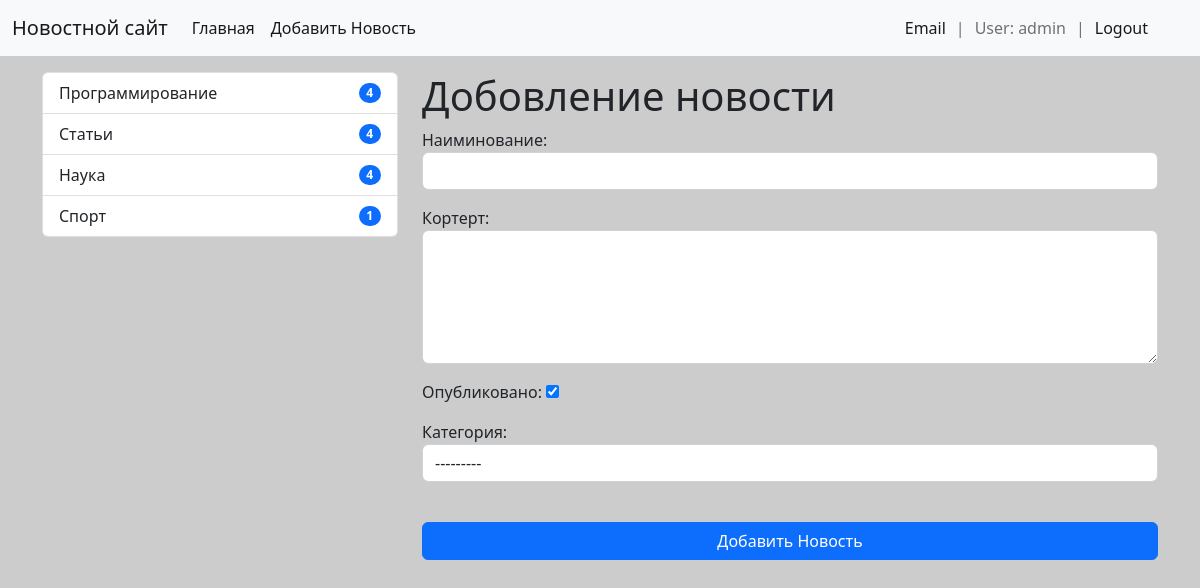
The app's page /news/add-news/ (signed in) with its own data.
### news/models.py (models this page shows)
class Category(models.Model):
    title = models.CharField(max_length=150, db_index=True, verbose_name='Категории')#индексирует это поля для быстрого его поиска
    def  get_absolute_url(self):
        return reverse('category', kwargs={'category_id': self.pk})
    def __str__(self) -> str:
        return self.title
    class Meta:
        verbose_name = 'Категория'
        verbose_name_plural = 'Категории'
        ordering = ['title']

### news/views.py (the view)
# urls.py: path('news/add-news/', CreateNews.as_view(), name='add_news'),
class CreateNews(LoginRequiredMixin,CreateView):
    form_class = NewsForm
    template_name = 'news/add_forms.html'
    login_url = '/admin/' # при вводе ссылки доб. нов. будет выдав форму для фвториз.

### news/forms.py (shortened to what this page needs)
class NewsForm(forms.ModelForm):
    class Meta:
        model = News
        fields = ['title', 'content', 'is_published','category' ]
        widgets = {
            'title': forms.TextInput(attrs={'class':'form-control'}),
            'content': forms.Textarea(attrs={
                'class':'form-control',
                 'rows': 5}
                ),
            'category': forms.Select(attrs={'class':'form-control'})
        }

### news/templatetags/news_tags.py (called while the page is built)
@register.inclusion_tag('news/list_categories.html') #указ. путь к коду
def show_categories():
    categories = Category.objects.annotate(cnt=Count('news',F('news__is_published'))).filter(cnt__gt=0)#F('news__is_published') для показа только те которые в админке показыв
    return {'categories':categories}

### news/templates/news/add_forms.html (shortened to what this page needs)
{% extends 'base.html' %}
{% block sidebar %}
{% include 'incl/_sidbar.html' %}
{% endblock %}
{% block content %}
<h1>Добовление новости</h1>
<form action="{% url 'add_news' %}" method="POST">
  {{ form.as_p }}
  <br />
  <button type="submit" class="btn btn-primary btn-block">
    Добавить Новость
  </button>
</form>
{% endblock %}

### templates/incl/_nav.html (shortened to what this page needs)
<nav class="navbar navbar-expand-lg bg-light">
  <div class="container-fluid">
    <a class="navbar-brand" href="/">Новостной сайт</a>
    <div class="collapse navbar-collapse" id="navbarSupportedContent">
      <ul class="navbar-nav me-auto mb-2 mb-lg-0">
        <li class="nav-item">
          <a class="nav-link active" aria-current="page" href="{% url 'home' %}"
            >Главная</a
          >
        </li>
        {% if request.user.is_authenticated %}
        <li class="nav-item">
          <a
            class="nav-link active"
            aria-current="page"
            href="{% url 'add_news' %}"
            >Добавить Новость</a
          >
        </li>
        {% endif %}
      </ul>
      <span class="navbar-text">
        {% if request.user.is_authenticated %}
        <a href="{% url 'email'  %}"> Email</a> |
        <p>User: {{ user.username }}</p>
        | <a href="{% url 'logout'  %}"> Logout</a>
        {% else %}
        <a href="{% url 'register'  %}">Registration</a> |
        <a href="{% url 'login'  %}">Login</a>
        {% endif %}
      </span>
    </div>
  </div>
</nav>

### news/templates/news/list_categories.html (shortened to what this page needs)
<div class="list-group">
  {% for item in categories %}
  <a
    href="{{ item.get_absolute_url }}"
    class="list-group-item d-flex justify-content-between align-items-center"
    >{{ item.title }}
    <span class="badge bg-primary rounded-pill">{{ item.cnt }}</span></a
  >
  {% endfor %}
</div>

### mysite/static/bcg_style/style.css (style rules this page uses)
body { background-color: #ccc; }
.btn-block { position: 15px; width: 100%; display: inline-block; text-align: center; }
.navbar-text { display: flex; align-items: center; justify-content: center; margin-right: 30px; }
.navbar-text a { text-decoration: none; padding-left: 10px; padding-right: 10px; }
.navbar-text p { margin: 0; padding-right: 10px; padding-left: 10px; }

### records on screen
Category: title "Программирование", cnt "4"
Category: title "Статьи", cnt "4"
Category: title "Наука", cnt "4"
Category: title "Спорт", cnt "1"

### other values on screen
{{ user.username }} "admin"
